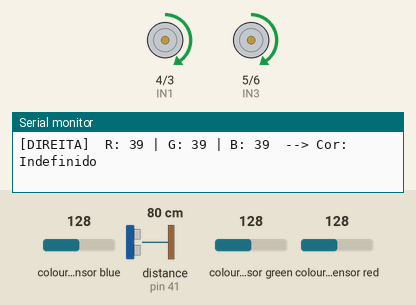
A sketch run on a simulated Arduino Mega 2560, built with avr-gcc and run on an emulated ATmega2560. Parts: motor-driver pin pairs drawn as motors (green arrow = first pin HIGH = forward, orange = second pin HIGH = backward, longer = more drive, scaled by the enable pin), the last lines printed to the serial monitor. Wiring (inferred from the names in the program): ultrasonic range finder: trigger pin 39; echo pin 41; 2 × TCS3200 colour sensor: output pin 27, S2 pin 25, S3 pin 24, S0 pin 23, S1 pin 22 / output pin 49, S2 pin 52, S3 pin 53, S0 pin 50, S1 pin 51. Inputs (shaded band) come from the test bench; at power-on: distance to the obstacle (sensor on pin 41) 80 cm, colour sensor blue 128, colour sensor green 128, colour sensor red 128. The echo pulse lasts 58.3 µs per cm.

Above: at 1.2 s.
1.3 s: distance to the obstacle (sensor on pin 41) set to 17 cm
4.3 s: distance to the obstacle (sensor on pin 41) set to 14 cm
At 6.8 s:
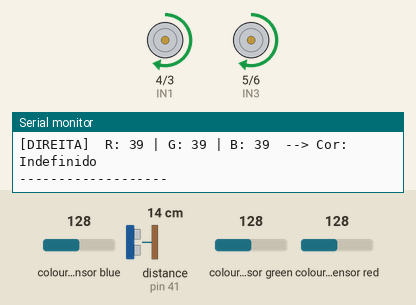
At 11.2 s:
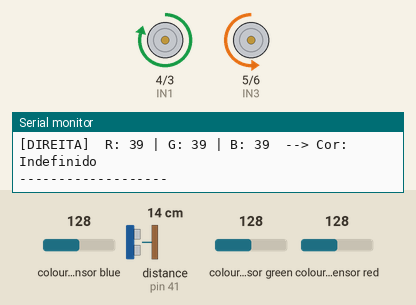
Timing chart, 0 to 13.5 s (numbered marks = the images above; inputs shaded):
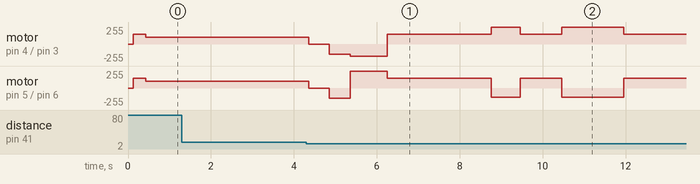

The sketch:

COMPLET_O.ino
```cpp
// === SENSOR DE COR ESQUERDO (TCS3200) ===
#define S0 23
#define S1 22
#define S2 25
#define S3 24
#define OUT 27

// === SENSOR DE COR DIREITO (TCS3200) ===
#define S00 50
#define S11 51
#define S22 52
#define S33 53
#define OUTT 49

// === MOTORES COM PONTE H (L298N) ===
#define ENA 2     // PWM motor esquerdo
#define IN1 4
#define IN2 3
#define ENB 7     // PWM motor direito
#define IN3 5
#define IN4 6

// Sensor ultrassônico
#define echo 41
#define trig 39

// Valores calibrados - ATUALIZE COM SEUS VALORES REAIS!
struct ColorCalibration {
  int white[3];
  int black[3];
  int green[3];
  int red[3];
};

ColorCalibration calLeft = {
  {5, 5, 5},       // BRANCO_E
  {15, 14, 11},    // PRETO_E
  {16, 10, 9},     // VERDE_E
  {22, 10, 8}      // VERM_E
};

ColorCalibration calRight = {
  {5, 5, 5},       // BRANCO_D
  {16, 15, 11},    // PRETO_D
  {16, 11, 9},     // VERDE_D
  {26, 12, 10}     // VERM_D
};

// Limiares ajustados
const int TH_WHITE_MAX = 10;
const int TH_BLACK_MIN = 12;
const int GREEN_DOMINANCE_THRESHOLD = 2;
const int BLACK_MAX_RGB = 18;

// Variáveis globais
String corE;
String corD;
int distancia;

// Filtro para suavizar leituras
const int FILTER_SIZE = 5;
int leftReadings[FILTER_SIZE][3] = {0};
int rightReadings[FILTER_SIZE][3] = {0};
int readingIndex = 0;

void setup() {
  Serial.begin(9600);

  // Sensor ultrassônico
  pinMode(trig, OUTPUT);
  pinMode(echo, INPUT);

  // Sensores de cor - ESQUERDO
  pinMode(S0, OUTPUT);
  pinMode(S1, OUTPUT);
  pinMode(S2, OUTPUT);
  pinMode(S3, OUTPUT);
  pinMode(OUT, INPUT);

  // Sensores de cor - DIREITO
  pinMode(S00, OUTPUT);
  pinMode(S11, OUTPUT);
  pinMode(S22, OUTPUT);
  pinMode(S33, OUTPUT);
  pinMode(OUTT, INPUT);

  // Motores
  pinMode(ENA, OUTPUT);
  pinMode(IN1, OUTPUT);
  pinMode(IN2, OUTPUT);
  pinMode(ENB, OUTPUT);
  pinMode(IN3, OUTPUT);
  pinMode(IN4, OUTPUT);

  // Configura sensores para 100% da frequência
  digitalWrite(S0, HIGH);
  digitalWrite(S1, HIGH);
  digitalWrite(S00, HIGH);
  digitalWrite(S11, HIGH);

  Serial.println("Sistema Iniciado: sensores de cor + motores...");
}

void loop() {
  distancia = detectaDistancia();
  if (distancia < 15) {
    desviaObjetos();
  } else {
    leituraExibicao();   // Lê sensores e atualiza corE e corD
    seguidorDeLinha();   // Executa a lógica do seguidor de linha
  }
  delay(10); // Reduzido para melhor resposta
}

// ================== FUNÇÕES DE DETECÇÃO DE COR (APRIMORADAS) ==================
void applyFilter(int sensor, int r, int g, int b, int& filteredR, int& filteredG, int& filteredB) {
  if (sensor == 0) {
    leftReadings[readingIndex][0] = r;
    leftReadings[readingIndex][1] = g;
    leftReadings[readingIndex][2] = b;

    filteredR = filteredG = filteredB = 0;
    for (int i = 0; i < FILTER_SIZE; i++) {
      filteredR += leftReadings[i][0];
      filteredG += leftReadings[i][1];
      filteredB += leftReadings[i][2];
    }
    filteredR /= FILTER_SIZE;
    filteredG /= FILTER_SIZE;
    filteredB /= FILTER_SIZE;
  } else {
    rightReadings[readingIndex][0] = r;
    rightReadings[readingIndex][1] = g;
    rightReadings[readingIndex][2] = b;

    filteredR = filteredG = filteredB = 0;
    for (int i = 0; i < FILTER_SIZE; i++) {
      filteredR += rightReadings[i][0];
      filteredG += rightReadings[i][1];
      filteredB += rightReadings[i][2];
    }
    filteredR /= FILTER_SIZE;
    filteredG /= FILTER_SIZE;
    filteredB /= FILTER_SIZE;
  }

  readingIndex = (readingIndex + 1) % FILTER_SIZE;
}

int readColor(int s2, int s3, int outPin, bool s2State, bool s3State) {
  digitalWrite(s2, s2State);
  digitalWrite(s3, s3State);
  delayMicroseconds(200);
  return pulseIn(outPin, LOW, 20000);
}

int manhattanDistance(int r, int g, int b, const int ref[3]) {
  return abs(r - ref[0]) + abs(g - ref[1]) + abs(b - ref[2]);
}

String identificarCorCalibrada(uint8_t sensorId, int r, int g, int b) {
  const ColorCalibration& cal = (sensorId == 0) ? calLeft : calRight;

  // Regras rápidas e robustas
  if (r < TH_WHITE_MAX && g < TH_WHITE_MAX && b < TH_WHITE_MAX) {
    return "Branco";
  }

  // Regra melhorada para preto
  if (r > TH_BLACK_MIN && g > TH_BLACK_MIN && b > TH_BLACK_MIN &&
      r < BLACK_MAX_RGB && g < BLACK_MAX_RGB && b < BLACK_MAX_RGB) {
    int dBlack = manhattanDistance(r, g, b, cal.black);
    int dGreen = manhattanDistance(r, g, b, cal.green);
    if (dBlack < dGreen) return "Preto";
  }

  // Regra para verde
  if (g > r + GREEN_DOMINANCE_THRESHOLD && g > b + GREEN_DOMINANCE_THRESHOLD) {
    int dGreen = manhattanDistance(r, g, b, cal.green);
    int dRed = manhattanDistance(r, g, b, cal.red);
    int dBlack = manhattanDistance(r, g, b, cal.black);
    if (dGreen < dRed && dGreen < dBlack) return "Verde";
  }

  // Fallback para distância de Manhattan
  int dWhite = manhattanDistance(r, g, b, cal.white);
  int dBlack = manhattanDistance(r, g, b, cal.black);
  int dGreen = manhattanDistance(r, g, b, cal.green);
  int dRed = manhattanDistance(r, g, b, cal.red);

  int minDist = dWhite;
  String color = "Branco";

  if (dBlack < minDist) { minDist = dBlack; color = "Preto"; }
  if (dGreen < minDist) { minDist = dGreen; color = "Verde"; }
  if (dRed < minDist) { minDist = dRed; color = "Vermelho"; }

  // Verificação de confiança
  const int CONFIDENCE_WHITE = 15;
  const int CONFIDENCE_BLACK = 20;
  const int CONFIDENCE_GREEN = 25;
  const int CONFIDENCE_RED = 25;

  bool confident = true;
  if (color == "Branco") confident = (minDist <= CONFIDENCE_WHITE);
  else if (color == "Preto") confident = (minDist <= CONFIDENCE_BLACK);
  else if (color == "Verde") confident = (minDist <= CONFIDENCE_GREEN);
  else if (color == "Vermelho") confident = (minDist <= CONFIDENCE_RED);

  return confident ? color : "Indefinido";
}

void leituraExibicao() {
  // Ler valores brutos
  int rLeft = readColor(S2, S3, OUT, LOW, LOW);
  int gLeft = readColor(S2, S3, OUT, HIGH, HIGH);
  int bLeft = readColor(S2, S3, OUT, LOW, HIGH);

  int rRight = readColor(S22, S33, OUTT, LOW, LOW);
  int gRight = readColor(S22, S33, OUTT, HIGH, HIGH);
  int bRight = readColor(S22, S33, OUTT, LOW, HIGH);

  // Aplicar filtro
  int filteredRLeft, filteredGLeft, filteredBLeft;
  int filteredRRight, filteredGRight, filteredBRight;

  applyFilter(0, rLeft, gLeft, bLeft, filteredRLeft, filteredGLeft, filteredBLeft);
  applyFilter(1, rRight, gRight, bRight, filteredRRight, filteredGRight, filteredBRight);

  // Identificar cores com valores filtrados
  corE = identificarCorCalibrada(0, filteredRLeft, filteredGLeft, filteredBLeft);
  corD = identificarCorCalibrada(1, filteredRRight, filteredGRight, filteredBRight);

  // Exibir resultados (opcional - pode comentar para melhor performance)
  Serial.println(">> Cor detectada:");
  Serial.print("[ESQUERDA] R: "); Serial.print(filteredRLeft);
  Serial.print(" | G: "); Serial.print(filteredGLeft);
  Serial.print(" | B: "); Serial.print(filteredBLeft);
  Serial.print("  --> Cor: "); Serial.println(corE);

  Serial.print("[DIREITA]  R: "); Serial.print(filteredRRight);
  Serial.print(" | G: "); Serial.print(filteredGRight);
  Serial.print(" | B: "); Serial.print(filteredBRight);
  Serial.print("  --> Cor: "); Serial.println(corD);
  Serial.println("-------------------");
}

// ================== FUNÇÕES DE MOVIMENTO (MANTIDAS) ==================
int detectaDistancia() {
  digitalWrite(trig, LOW);
  delayMicroseconds(2);
  digitalWrite(trig, HIGH);
  delayMicroseconds(10);
  digitalWrite(trig, LOW);

  long duracao = pulseIn(echo, HIGH, 30000);
  if (duracao == 0) return 999;

  int d = duracao / 58;
  return d;
}

void desviaObjetos() {
  parado();
  delay(500);
  motorTras();
  delay(500);
  motorEsquerda();
  delay(900);
  motorFrente();
  delay(2500);
  motorDireitaSuave();
  delay(700);
  motorFrente();
  delay(1000);
  motorDireitaSuave();
  delay(1500);

  while(corD != "Preto") {
    motorFrente();
    leituraExibicao();
  }
}

void seguidorDeLinha() {
  if (corE == "Preto" && corD == "Preto") {
    motorFrente();
  } else if (corE == "Preto" && corD == "Branco") {
    motorEsquerda();
  } else if (corE == "Branco" && corD == "Preto") {
    motorDireita();
  } else if (corE == "Branco" && corD == "Branco") {
    motorFrente();
  } else if (corE == "Verde" && corD != "Verde") {
    motorEsquerda();
    delay(100);
    leituraExibicao();
    if(corE == "Verde") {
      giraVerdeEsquerda();
    } else {
      motorFrente();
    }
  } else if (corE != "Verde" && corD == "Verde") {
    motorDireita();
    delay(100);
    leituraExibicao();
    if(corD == "Verde") {
      giraVerdeDireita();
    } else {
      motorFrente();
    }
  } else if (corE == "Vermelho" && corD == "Vermelho") {
    parado();
    delay(7000);
  } else {
    motorFrenteDevagar();
  }
}

void motorFrente() {
  digitalWrite(IN1, HIGH);
  digitalWrite(IN2, LOW);
  digitalWrite(IN3, HIGH);
  digitalWrite(IN4, LOW);
  analogWrite(ENA, 150);
  analogWrite(ENB, 150);
}

void motorFrenteDevagar() {
  digitalWrite(IN1, HIGH);
  digitalWrite(IN2, LOW);
  digitalWrite(IN3, HIGH);
  digitalWrite(IN4, LOW);
  analogWrite(ENA, 100);
  analogWrite(ENB, 100);
  delay(20);
}

void motorEsquerda() {
  digitalWrite(IN1, LOW);
  digitalWrite(IN2, HIGH);
  digitalWrite(IN3, HIGH);
  digitalWrite(IN4, LOW);
  analogWrite(ENA, 180);
  analogWrite(ENB, 250);
}

void motorDireita() {
  digitalWrite(IN1, HIGH);
  digitalWrite(IN2, LOW);
  digitalWrite(IN3, LOW);
  digitalWrite(IN4, HIGH);
  analogWrite(ENA, 250);
  analogWrite(ENB, 180);
}

void motorDireitaSuave() {
  digitalWrite(IN1, HIGH);
  digitalWrite(IN2, LOW);
  digitalWrite(IN3, LOW);
  digitalWrite(IN4, HIGH);
  analogWrite(ENA, 250);
  analogWrite(ENB, 140);
}

void giraVerdeEsquerda() {
  motorFrente();
  delay(300);
  motorEsquerda();
  while (corE != "Preto") {
    motorEsquerda();
    leituraExibicao();
  }
  parado();
  delay(100);
}

void giraVerdeDireita() {
  motorFrente();
  delay(300);
  motorDireita();
  while (corD != "Preto") {
    motorDireita();
    leituraExibicao();
  }
  parado();
  delay(100);
}

void motorTras() {
  digitalWrite(IN1, LOW);
  digitalWrite(IN2, HIGH);
  digitalWrite(IN3, LOW);
  digitalWrite(IN4, HIGH);
  analogWrite(ENA, 150);
  analogWrite(ENB, 150);
}

void parado() {
  digitalWrite(IN1, LOW);
  digitalWrite(IN2, LOW);
  digitalWrite(IN3, LOW);
  digitalWrite(IN4, LOW);
  analogWrite(ENA, 0);
  analogWrite(ENB, 0);
}
```

Measured:
- the behaviour switches between 16 and 15 cm on distance to the obstacle (sensor on pin 41) (found by bisection; images 0 and 1)
